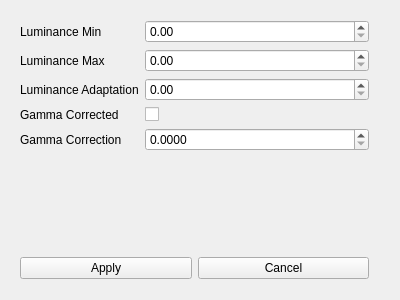
<?xml version="1.0" encoding="UTF-8"?>
<ui version="4.0">
 <class>QDisplayConfigClass</class>
 <widget class="QWidget" name="QDisplayConfigClass">
  <property name="geometry">
   <rect>
    <x>0</x>
    <y>0</y>
    <width>400</width>
    <height>300</height>
   </rect>
  </property>
  <property name="windowTitle">
   <string>QDisplayConfig</string>
  </property>
  <widget class="QWidget" name="verticalLayoutWidget">
   <property name="geometry">
    <rect>
     <x>9</x>
     <y>9</y>
     <width>371</width>
     <height>281</height>
    </rect>
   </property>
   <layout class="QVBoxLayout" name="verticalLayout">
    <item>
     <layout class="QFormLayout" name="formLayout">
      <property name="fieldGrowthPolicy">
       <enum>QFormLayout::AllNonFixedFieldsGrow</enum>
      </property>
      <item row="0" column="0">
       <widget class="QLabel" name="luminanceMinLabel">
        <property name="text">
         <string>Luminance Min</string>
        </property>
       </widget>
      </item>
      <item row="0" column="1">
       <widget class="QDoubleSpinBox" name="luminanceMinDoubleSpinBox">
        <property name="maximum">
         <double>300.000000000000000</double>
        </property>
       </widget>
      </item>
      <item row="1" column="0">
       <widget class="QLabel" name="luminanceMaxLabel">
        <property name="text">
         <string>Luminance Max</string>
        </property>
       </widget>
      </item>
      <item row="1" column="1">
       <widget class="QDoubleSpinBox" name="luminanceMaxDoubleSpinBox">
        <property name="maximum">
         <double>300.000000000000000</double>
        </property>
       </widget>
      </item>
      <item row="2" column="0">
       <widget class="QLabel" name="luminanceAdaptationLabel">
        <property name="text">
         <string>Luminance Adaptation</string>
        </property>
       </widget>
      </item>
      <item row="2" column="1">
       <widget class="QDoubleSpinBox" name="luminanceAdaptationDoubleSpinBox">
        <property name="maximum">
         <double>300.000000000000000</double>
        </property>
       </widget>
      </item>
      <item row="3" column="0">
       <widget class="QLabel" name="gammaCorrectedLabel">
        <property name="text">
         <string>Gamma Corrected</string>
        </property>
       </widget>
      </item>
      <item row="3" column="1">
       <widget class="QCheckBox" name="gammaCorrectedCheckBox"/>
      </item>
      <item row="4" column="0">
       <widget class="QLabel" name="gammaCorrectionLabel">
        <property name="text">
         <string>Gamma Correction</string>
        </property>
       </widget>
      </item>
      <item row="4" column="1">
       <widget class="QDoubleSpinBox" name="gammaCorrectionDoubleSpinBox">
        <property name="decimals">
         <number>4</number>
        </property>
        <property name="maximum">
         <double>10.000000000000000</double>
        </property>
        <property name="singleStep">
         <double>0.200000000000000</double>
        </property>
       </widget>
      </item>
     </layout>
    </item>
    <item>
     <spacer name="verticalSpacer">
      <property name="orientation">
       <enum>Qt::Vertical</enum>
      </property>
      <property name="sizeHint" stdset="0">
       <size>
        <width>20</width>
        <height>40</height>
       </size>
      </property>
     </spacer>
    </item>
    <item>
     <layout class="QHBoxLayout" name="horizontalLayout">
      <item>
       <widget class="QPushButton" name="bApply">
        <property name="text">
         <string>Apply</string>
        </property>
       </widget>
      </item>
      <item>
       <widget class="QPushButton" name="bCancel">
        <property name="text">
         <string>Cancel</string>
        </property>
       </widget>
      </item>
     </layout>
    </item>
   </layout>
  </widget>
 </widget>
 <layoutdefault spacing="6" margin="11"/>
 <resources/>
 <connections/>
</ui>
